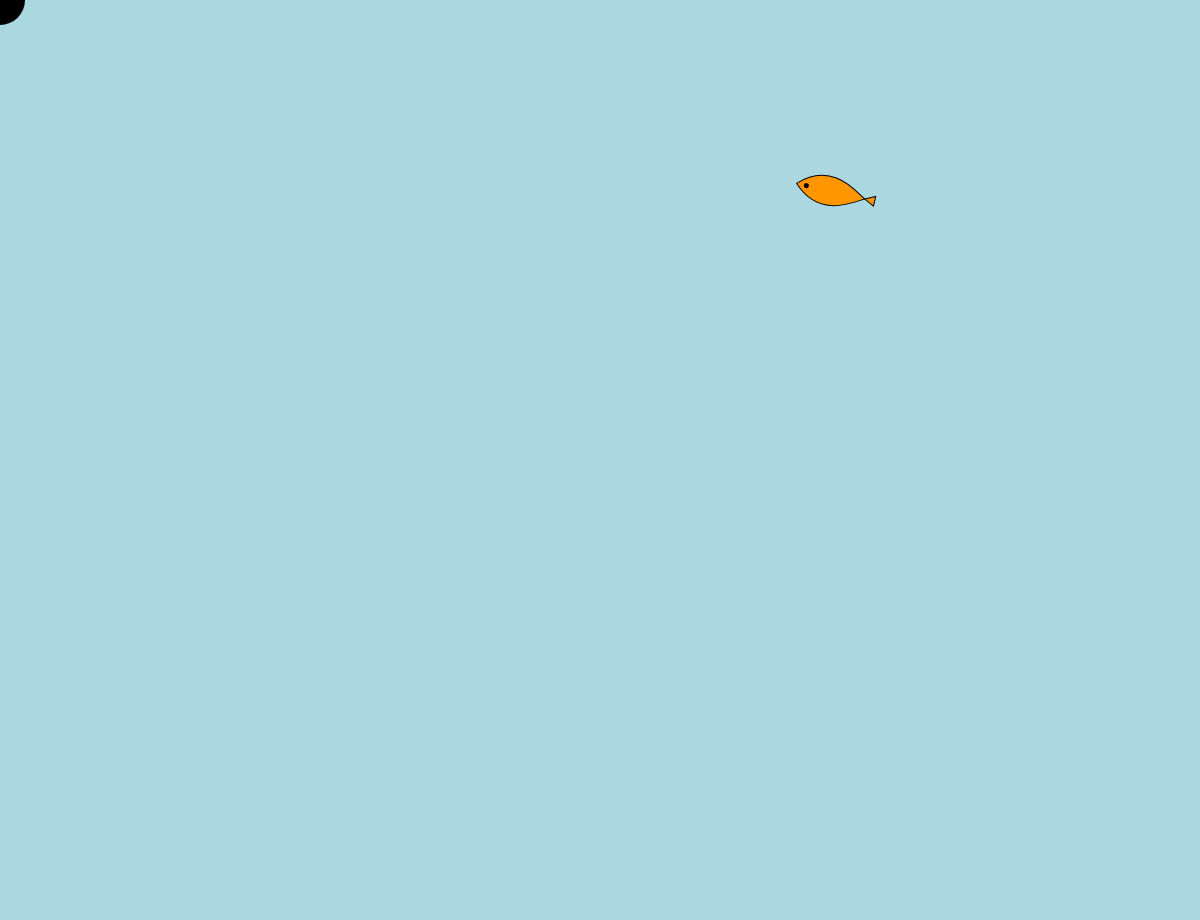
Frame 1 (no input)
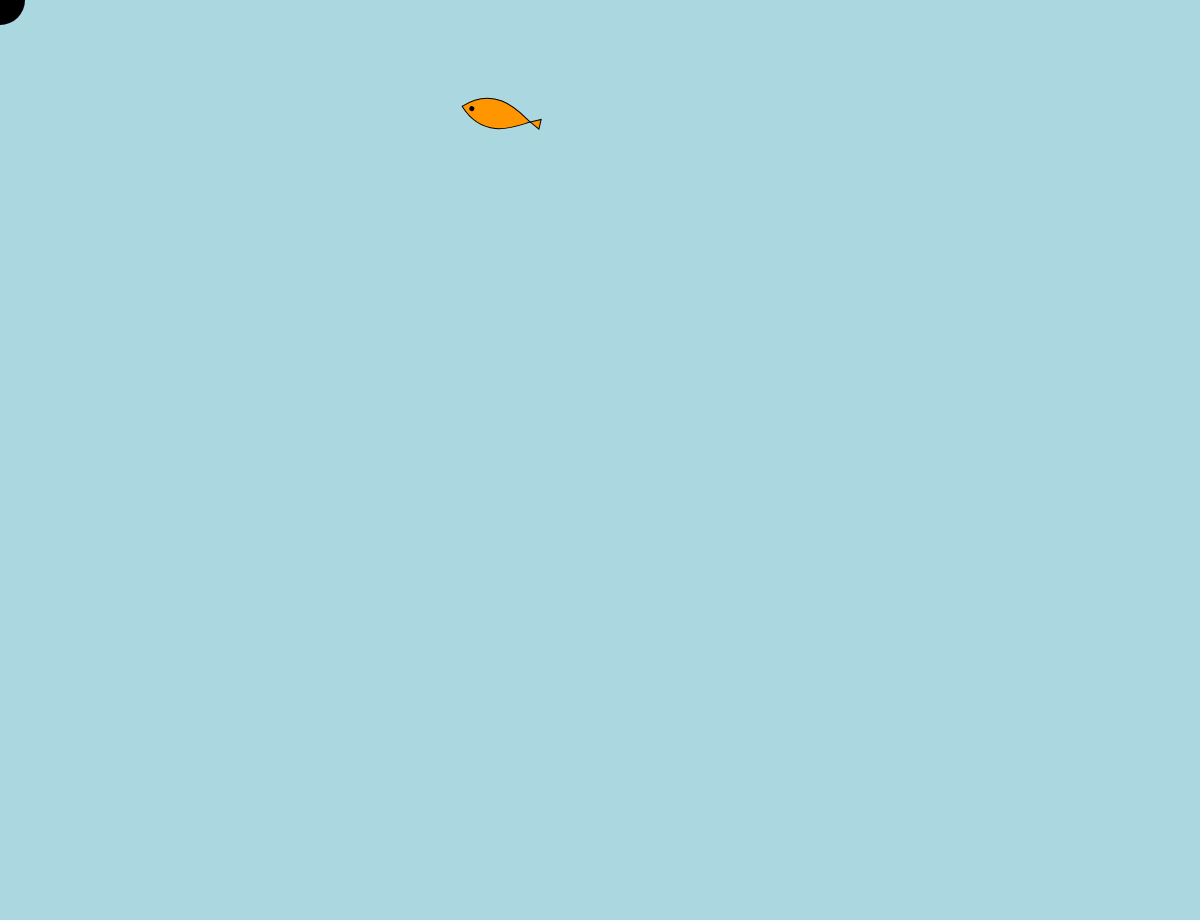
Frame 60 (no input)
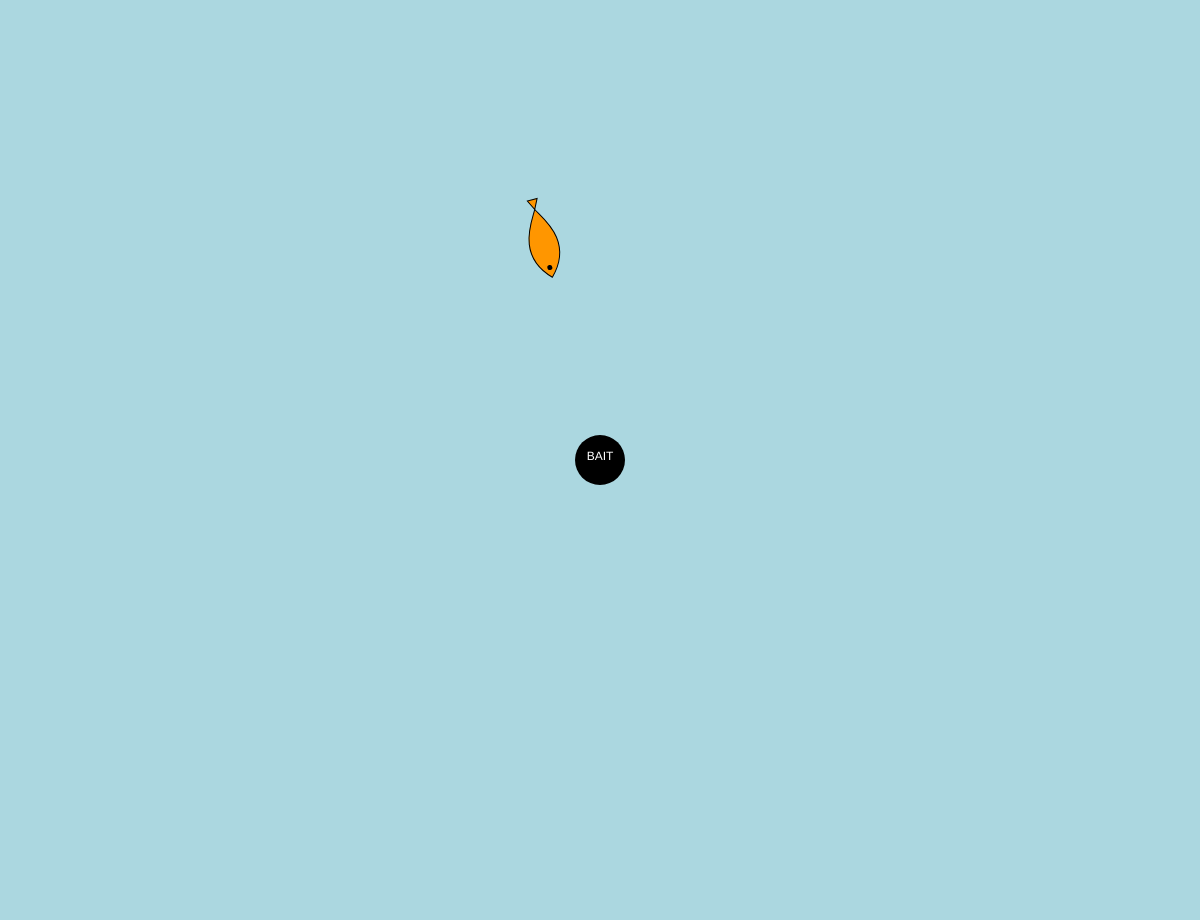
Frame 120 (the mouse pressed at the canvas centre since frame 60)

The p5.js sketch that drew these frames (run headless with seeded random() and noise() and a simulated clock; from frame 60 on, the mouse is pressed at the canvas centre):

// p5.js sketch
// ── sketch.js
let fishes = [];

function setup() {
  createCanvas(windowWidth, windowHeight-80);
  pixelDensity(1);
  addNewFish();
}

function draw() {
  background(171, 215, 224);

  for(let i=0;i<fishes.length;i++){
    let targetLoc = createVector(mouseX, mouseY);
    strokeWeight(50);
    point(targetLoc.x, targetLoc.y);
    fill(255);
    textAlign(CENTER);
    text("BAIT", targetLoc.x, targetLoc.y);
  
    let fish = fishes[i];
  
    let dis = targetLoc.dist(fish.loc);
    let mDist = map(dis, 100, 0, 1, 0);
    targetLoc.sub(fish.loc);
    targetLoc.normalize();
    targetLoc.mult(mDist - 1); 
    fish.loc.add(targetLoc);
    
    fish.draw();
    
  }
}

function windowResized(){
  resizeCanvas(windowWidth, windowHeight-80);
}


function addNewFish(){
  let randX = random(10, width-10);
  let randY = random(10, height-10);
  let fish = new Fish(randX, randY);
  fish.dis = random(1.5, 2.5);
  fishes.push(fish);  
}

class Fish{
  
  constructor(x, y){
    this.loc = createVector(x, y);
  }
  
  draw(){
    strokeWeight(1);
    angleMode(DEGREES);
    translate(this.loc.x, this.loc.y);
    let x = mouseX - this.loc.x;
    let y =   mouseY - this.loc.y;
    let deg = atan2(x, y);
    rotate(-deg);
    rectMode(CENTER); 
    
    fill(255, 150, 0);
    beginShape();
    vertex(0, 50);
    bezierVertex(30, 20, 5, -10, 0, -20);
    bezierVertex(-5, -10, -30, 20, 0, 50);
    triangle(5, -30, 0, -20, -5, -30);
    endShape();

    strokeWeight(5);
    point(0, 40);
  }
}
